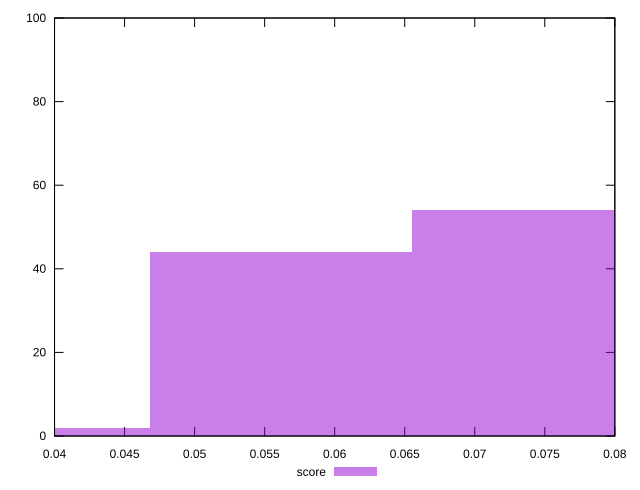

This chart was generated by the following gnuplot code:
reset

$score <<EOF
0.037450378543399936 2
0.0561755678150999 44
0.07490075708679987 54
EOF

set key outside below
set boxwidth 0.018725189271699968
set xrange [0.04:0.08]
set yrange [0:100]
set trange [0:100]
set style fill transparent solid 0.5 noborder
set terminal svg size 640, 490 enhanced background rgb 'white'
set output "report_00018_2021-02-10T15-25-16.877Z/largest-contentful-paint/samples/pages+cached+noadtech+nomedia/score/histogram.svg"

plot $score title "score" with boxes

reset
